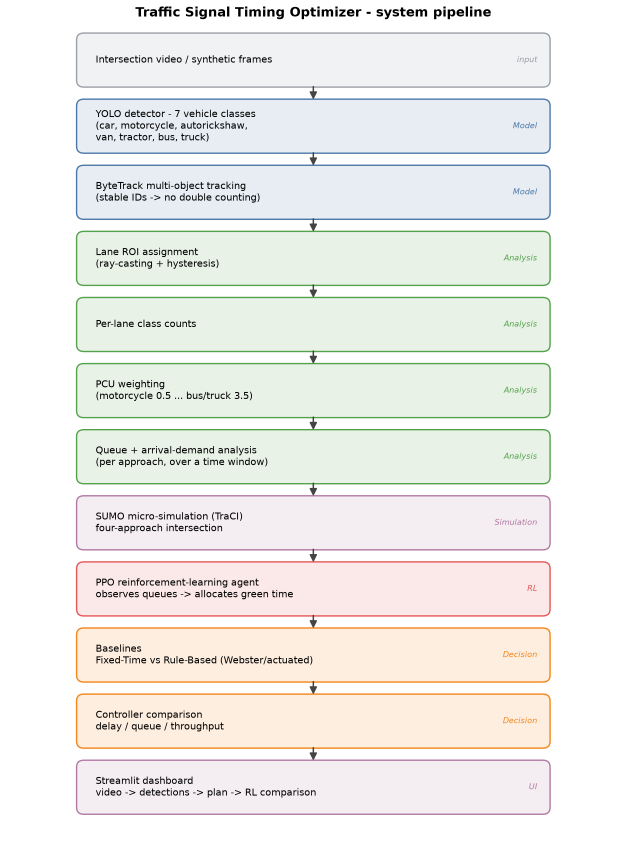
#> input picture reports/figures/pipeline.png, 1880 x 2580 px (shown at 1/3 size)
$ python make_demo_video.py
#> lines starting #> are read from the running program, lines starting #| are printed output that depends on the picture
"""Render a standalone demo video (results walkthrough) -> reports/demo_video.mp4.

This is a narrated-by-text reel built from the project's own figures, so you can
present the results even without a live run.

Usage
-----
    .\\.venv\\Scripts\\python.exe scripts\\make_demo_video.py
"""

from __future__ import annotations

import sys
from pathlib import Path

import cv2
import matplotlib
matplotlib.use("Agg")
import matplotlib.pyplot as plt
import numpy as np

ROOT = Path(__file__).resolve().parents[1]
if str(ROOT) not in sys.path:
    sys.path.insert(0, str(ROOT))

from src import config  # noqa: E402

F = config.FIGURES_DIR
KT = config.REPORTS_DIR / "kaggle_training"
W, H, FPS = 1280, 720, 24


def _fig(title: str):
    fig = plt.figure(figsize=(W / 100, H / 100), dpi=100)
    fig.patch.set_facecolor("#0f1116")
    return fig


def _to_array(fig) -> np.ndarray:
    fig.canvas.draw()
    arr = np.asarray(fig.canvas.buffer_rgba())[:, :, :3].copy()
    plt.close(fig)
    return arr


def text_slide(title: str, bullets: list[str]) -> np.ndarray:
#> called with title = 'Traffic Signal Timing Optimizer'
    fig = _fig(title)
    ax = fig.add_axes([0, 0, 1, 1])
    ax.axis("off")
    ax.text(0.06, 0.86, title, color="white", fontsize=30, fontweight="bold", va="top")
    y = 0.68
    for b in bullets:
        ax.text(0.09, y, "-", color="#54A24B", fontsize=20, va="top")
        ax.text(0.12, y, b, color="#e6e6e6", fontsize=20, va="top", wrap=True)
        y -= 0.13
    return _to_array(fig)


def image_slide(title: str, image: Path, caption: str = "") -> np.ndarray:
#> called with title = 'System Pipeline', caption = 'Model -> Analysis -> SUMO -> PPO control'
    fig = _fig(title)
    ax = fig.add_axes([0, 0, 1, 1])
    ax.axis("off")
    ax.text(0.5, 0.965, title, color="white", fontsize=24, fontweight="bold",
            ha="center", va="top")
    if image.exists():
        img = plt.imread(str(image))
#> img is the input picture: shape (2580, 1880, 4) float32; mean R, G, B, A 0.939, 0.96, 0.941, 1
        ax.imshow(img, aspect="auto", extent=[0.08, 0.92, 0.10, 0.90])
    else:
        ax.text(0.5, 0.5, f"missing figure: {image.name}", color="red",
                ha="center", va="center", fontsize=18)
    if caption:
        ax.text(0.5, 0.03, caption, color="#9fd3a0", fontsize=17, ha="center")
    return _to_array(fig)


def main() -> int:
    slides: list[np.ndarray] = []

    slides.append(text_slide(
        "Traffic Signal Timing Optimizer",
        ["AI2002 Artificial Intelligence - Semester Project",
         "Path A (Software-Based)",
         "Detection + PCU analysis + Webster optimization",
         "Group: [MEMBER 1] | [MEMBER 2] | [MEMBER 3]"],
    ))
    slides.append(text_slide(
        "Problem & Motivation",
        ["Fixed-time signals waste green on empty approaches",
         "Adaptive systems need buried loop sensors - costly",
         "Camera-only solution: no road works required",
         "Goal: recommend a better green split, measure delay saved"],
    ))
    slides.append(image_slide("System Pipeline", F / "pipeline.png",
                              "Model -> Analysis -> SUMO -> PPO control"))
    slides.append(text_slide(
        "Simulation & Reinforcement Learning",
        ["Measured demand drives a SUMO intersection (TraCI)",
         "Agent observes per-approach queues; reward = -queue",
         "PPO learns when to switch the signal phase",
         "Compared to Fixed-Time and Rule-Based (actuated) control",
         "Trained on CPU - no GPU thermal risk"],
    ))
    slides.append(image_slide("Results - Adaptive Control", F / "rl_comparison.png",
                              "PPO delay reduction vs Fixed-Time: 57.6% normal / 79.4% stress"))
#> call 2 of image_slide, with title = 'Results - Adaptive Control'
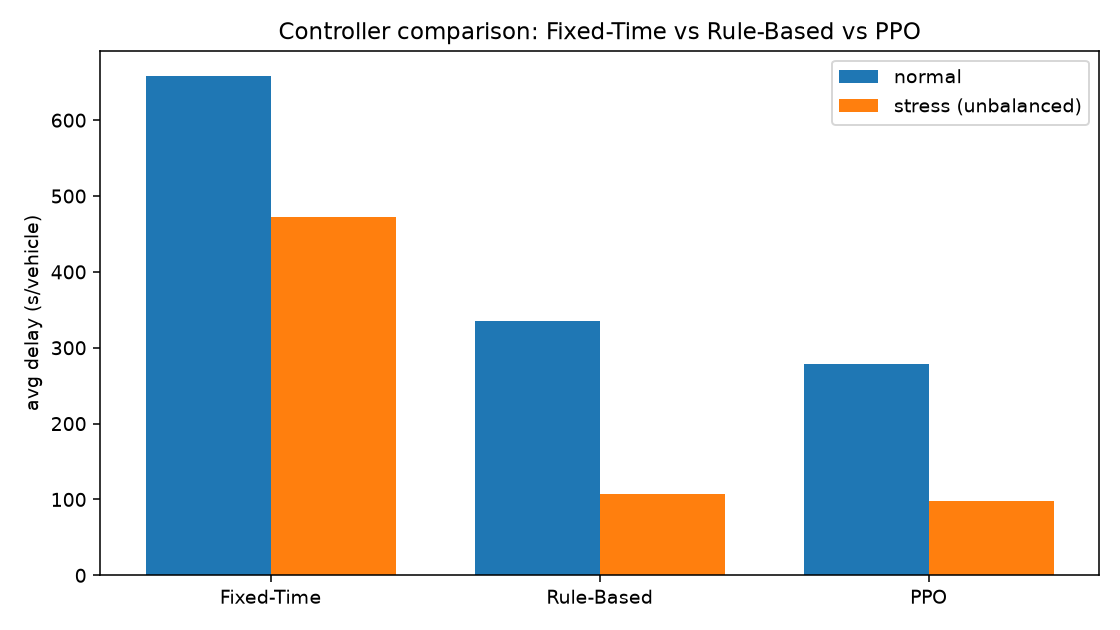
#> input picture reports/figures/rl_comparison.png, 1120 x 630 px
#> in image_slide, img is the input picture: shape (630, 1120, 4) float32; mean R, G, B, A 0.833, 0.846, 0.848, 1
    slides.append(image_slide("Detection Training", KT / "results.png",
                              "Fine-tuned YOLOv8n (7 vehicle classes)"))
#> call 3 of image_slide, with title = 'Detection Training', caption = 'Fine-tuned YOLOv8n (7 vehicle classes)'
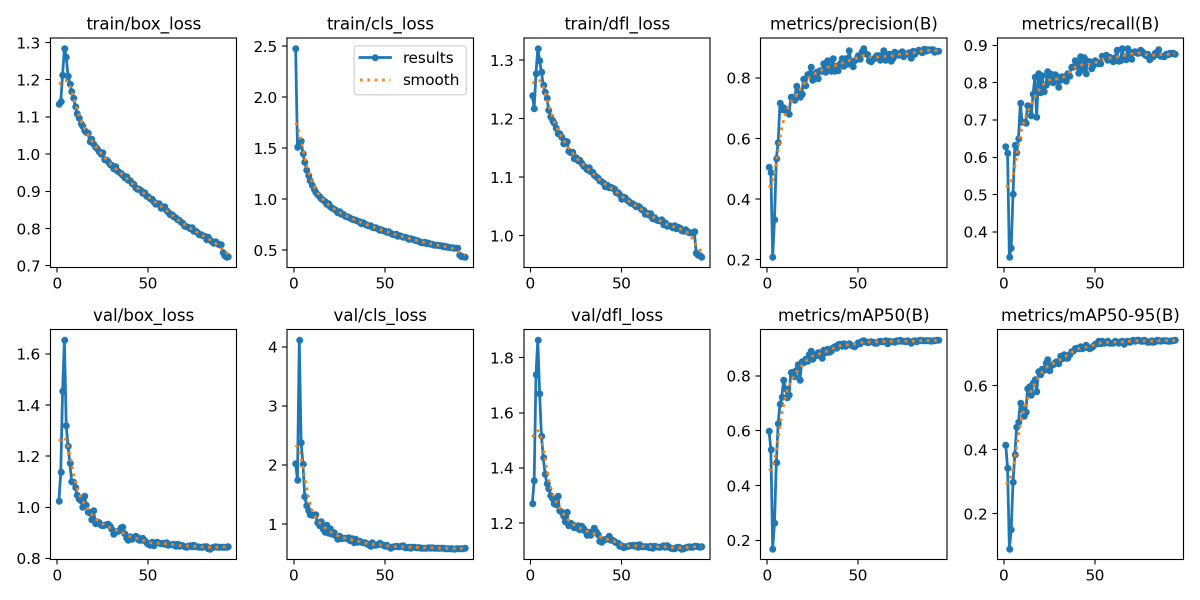
#> input picture reports/kaggle_training/results.png, 2400 x 1200 px (shown at 1/2 size)
#> in image_slide, img is the input picture: shape (1200, 2400, 4) float32; mean R, G, B, A 0.947, 0.957, 0.963, 1
    slides.append(text_slide(
        "Detection Accuracy (test split)",
        ["COCO zero-shot baseline: mAP@0.5 = 0.727 (4 classes)",
         "Fine-tuned (ours): mAP@0.5 = 0.944 (7 classes)",
         "+0.217 mAP, plus autorickshaw / van / tractor COCO cannot detect",
         "Per-class AP@0.5: autorickshaw 0.976, bus 0.974, van 0.957"],
    ))
    slides.append(image_slide("Count Accuracy", F / "count_accuracy.png",
                              "MAE 0.395 vehicles/image - 74.8% exact counts"))
#> call 4 of image_slide, with title = 'Count Accuracy'
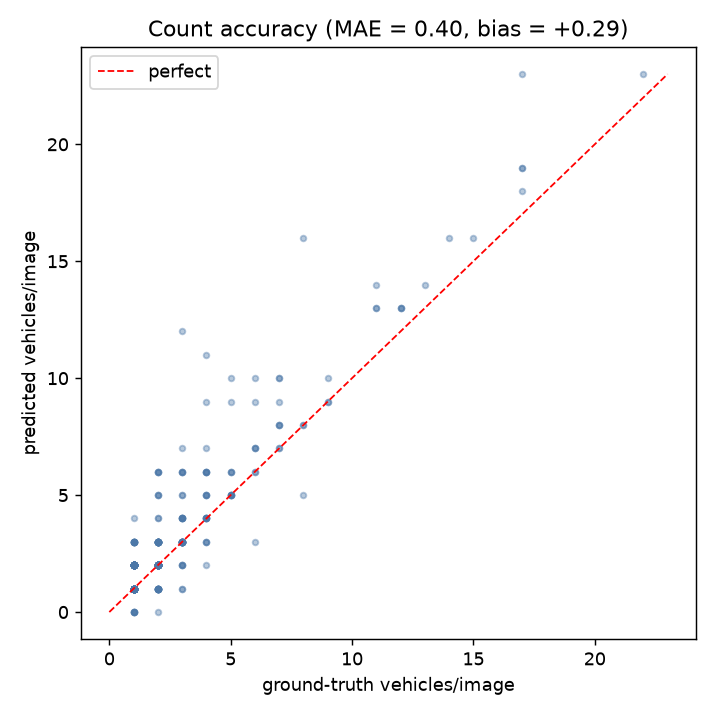
#> input picture reports/figures/count_accuracy.png, 715 x 715 px
#> in image_slide, img is the input picture: shape (715, 715, 4) float32; mean R, G, B, A 0.98, 0.979, 0.98, 1
    slides.append(image_slide("Delay Reduction", F / "delay_synthetic.png",
                              "Fixed 20.64 -> Webster 14.01 s/veh  =  32.1% reduction"))
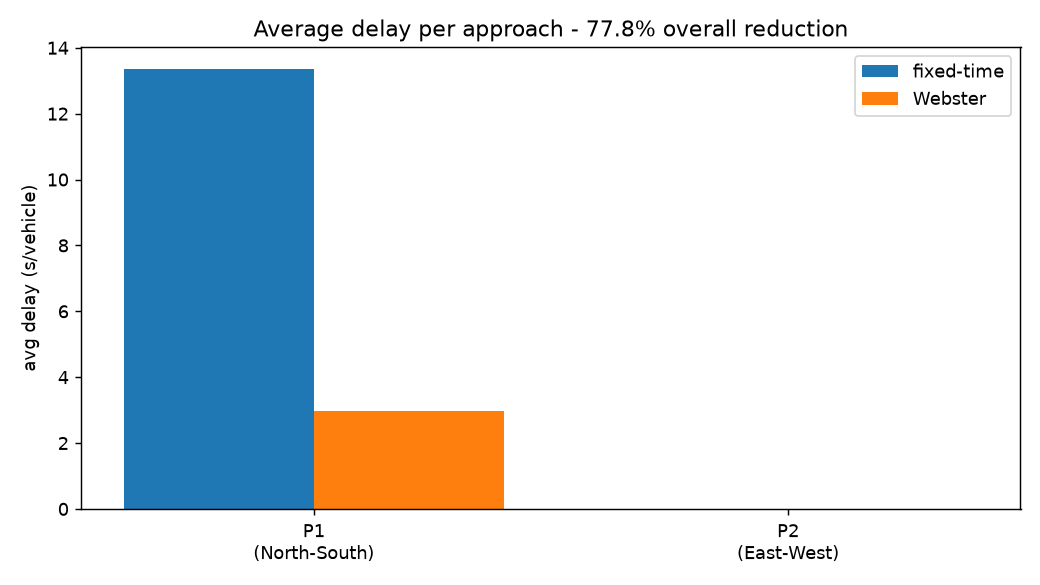
#> input picture reports/figures/delay_synthetic.png, 1040 x 585 px
#> in image_slide, img is the input picture: shape (585, 1040, 4) float32; mean R, G, B, A 0.863, 0.894, 0.914, 1
    slides.append(image_slide("Domain Gap (local footage)", F / "domain_gap.png",
                              "Detects all 7 classes on Pakistani traffic (qualitative)"))
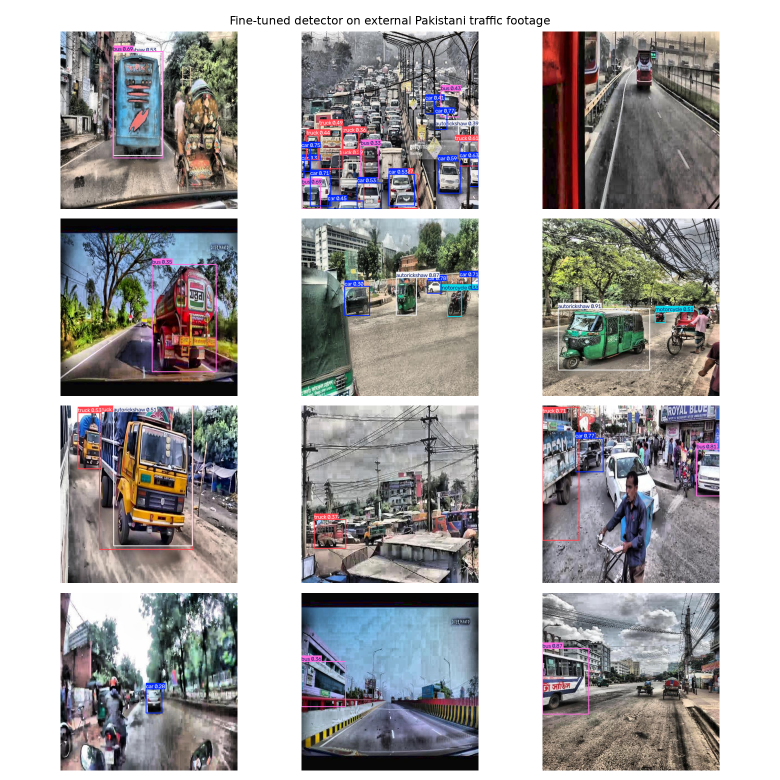
#> input picture reports/figures/domain_gap.png, 1560 x 1560 px (shown at 1/2 size)
#> in image_slide, img is the input picture: shape (1560, 1560, 4) float32; mean R, G, B, A 0.674, 0.668, 0.67, 1
    slides.append(text_slide(
        "Conclusions",
        ["Small fine-tuned detector + PCU analysis recommends better plans",
         "32.1% average delay reduction on the demonstration",
         "Honest limits: video-frame leakage, domain gap, manual ROIs",
         "Future: local labelled data, multi-intersection coordination, edge deploy"],
    ))

    out = config.REPORTS_DIR / "demo_video.mp4"
    hold = FPS * 4  # 4 seconds per slide

    try:
        import imageio_ffmpeg
    except ImportError:
        print("ERROR: imageio-ffmpeg not installed. Run: pip install imageio-ffmpeg")
        return 1

    # H.264 (libx264) + yuv420p is required for browser playback (OpenCV's mp4v is not).
#> (the run stopped early here; a loop or call above may not have finished)
